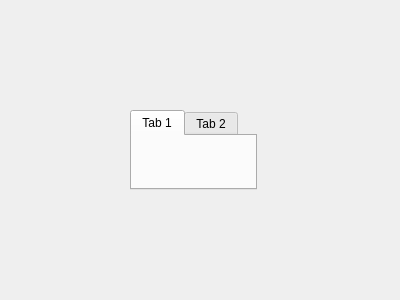
<?xml version="1.0" encoding="UTF-8"?>
<ui version="4.0">
 <class>fmain</class>
 <widget class="QWidget" name="fmain">
  <property name="geometry">
   <rect>
    <x>0</x>
    <y>0</y>
    <width>400</width>
    <height>300</height>
   </rect>
  </property>
  <property name="windowTitle">
   <string>fmain</string>
  </property>
  <widget class="QTabWidget" name="tabWidget">
   <property name="geometry">
    <rect>
     <x>130</x>
     <y>110</y>
     <width>127</width>
     <height>80</height>
    </rect>
   </property>
   <widget class="QWidget" name="tab">
    <attribute name="title">
     <string>Tab 1</string>
    </attribute>
   </widget>
   <widget class="QWidget" name="tab_2">
    <attribute name="title">
     <string>Tab 2</string>
    </attribute>
   </widget>
  </widget>
 </widget>
 <layoutdefault spacing="6" margin="11"/>
 <resources/>
 <connections/>
</ui>
